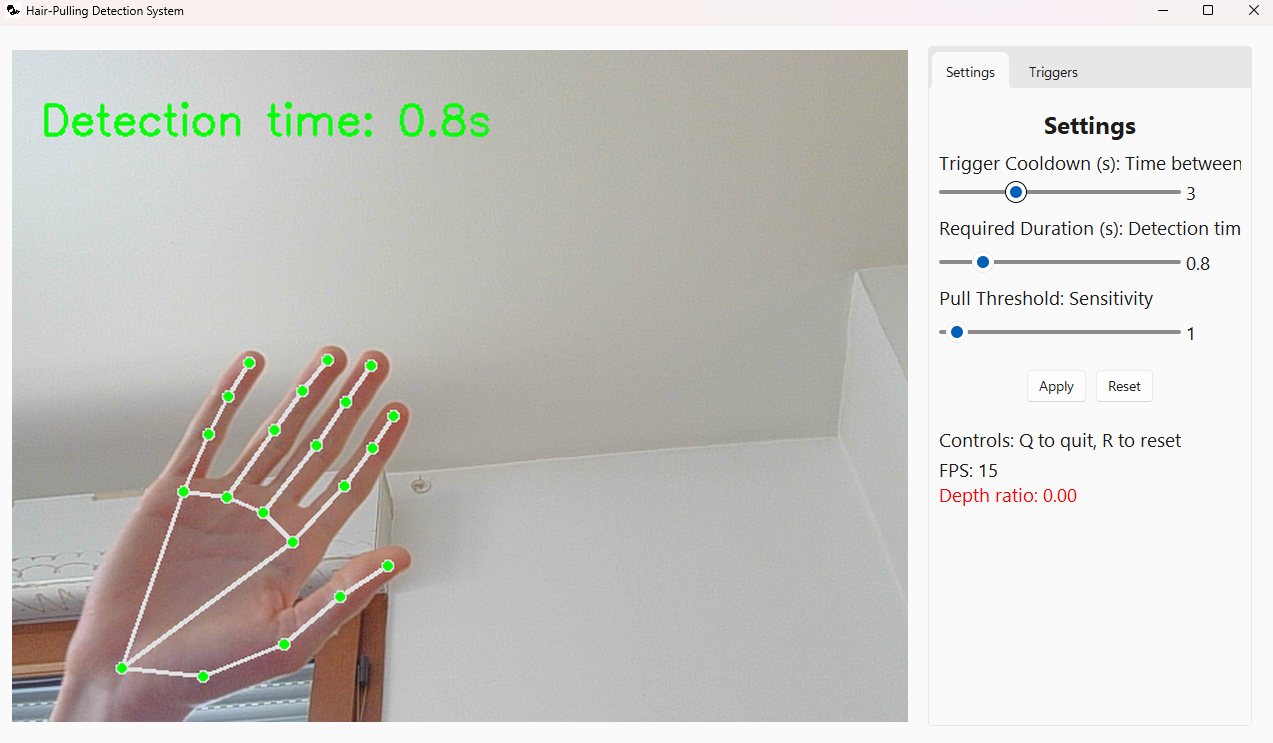
#> input picture UI.png, 1273 x 743 px
$ python -i image_processor.py   (imports and definitions only)
#> lines starting #> are read from the running program, lines starting #| are printed output that depends on the picture
#> further down, picture is the input picture: shape (743, 1273, 3); mean B, G, R 197.1, 201.3, 203.5
import cv2
import numpy as np

class ImageProcessor:
    @staticmethod
    def adjust_exposure(frame: np.ndarray) -> np.ndarray:
        lab = cv2.cvtColor(frame, cv2.COLOR_BGR2LAB)
#> lab: shape (743, 1273, 3); mean of channels 0, 1, 2 206.7, 128.5, 130.5
        l, a, b = cv2.split(lab)
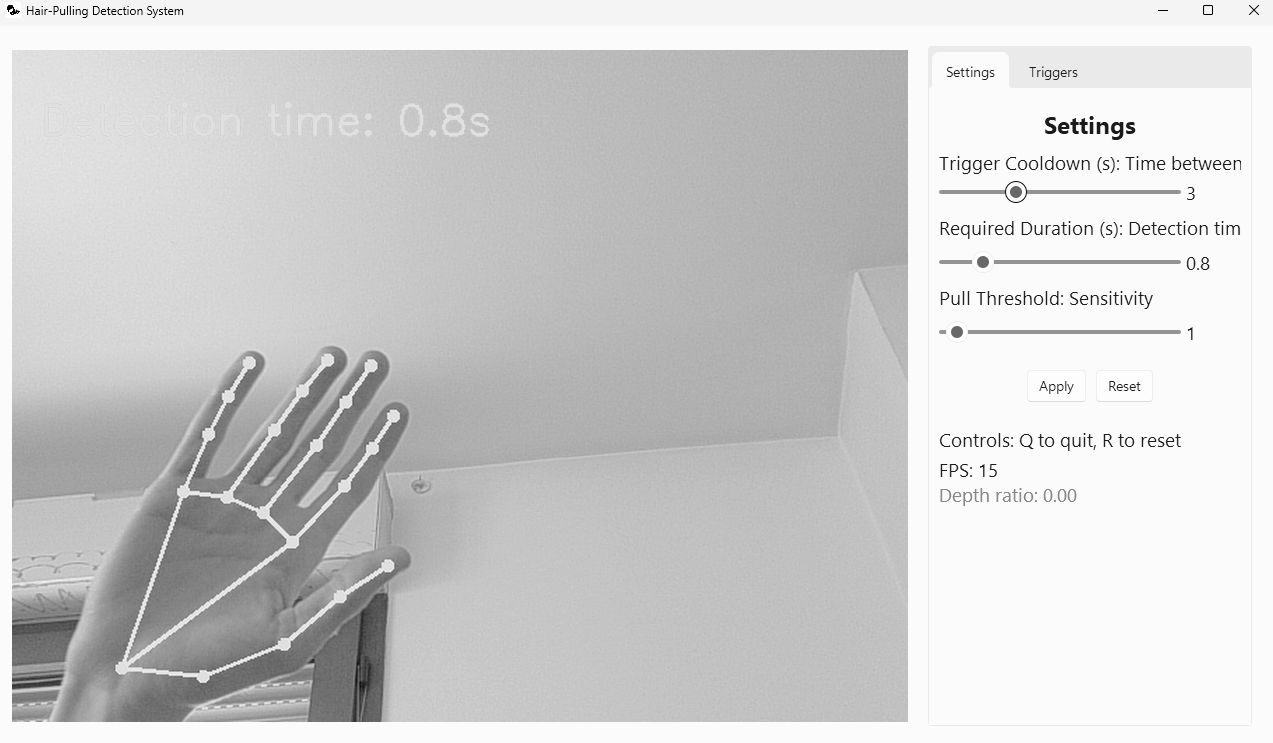
#> l: shape (743, 1273); min 0, max 255, mean 206.7
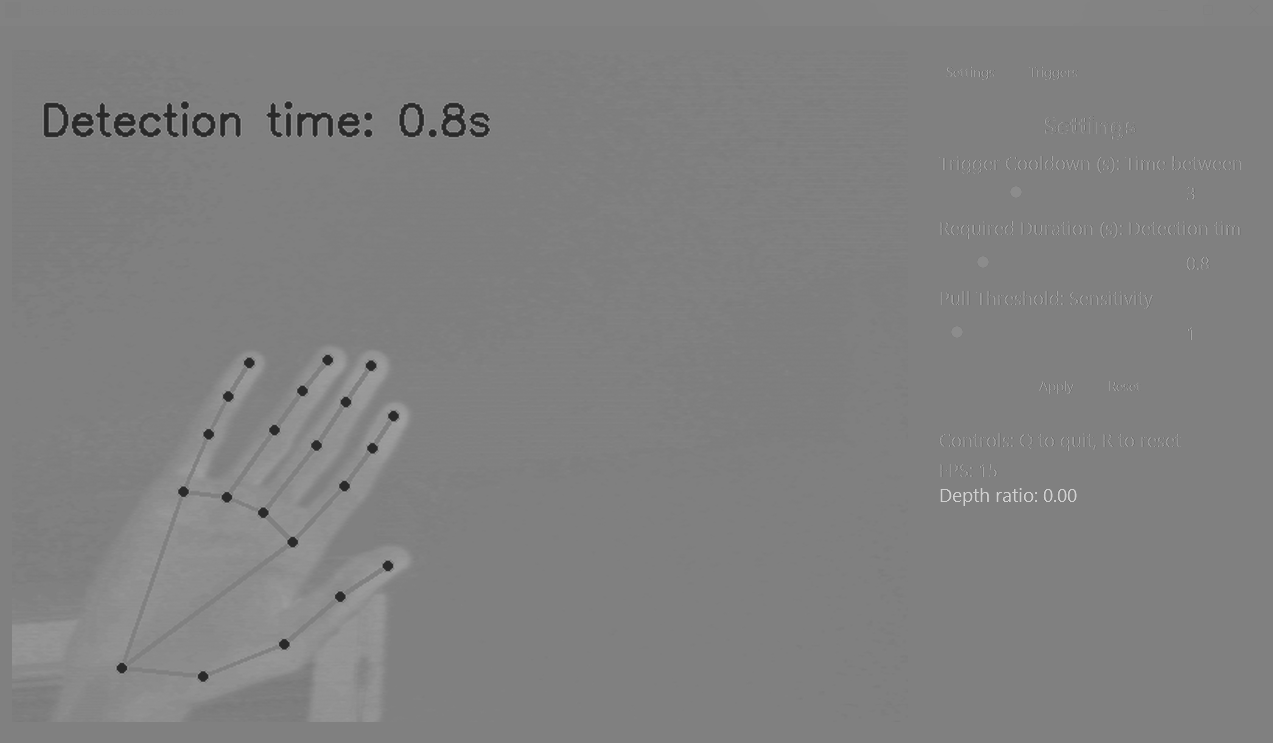
#> a: shape (743, 1273); min 42, max 211, mean 128.5
        clahe = cv2.createCLAHE(clipLimit=3.0, tileGridSize=(8, 8))
        l = clahe.apply(l)
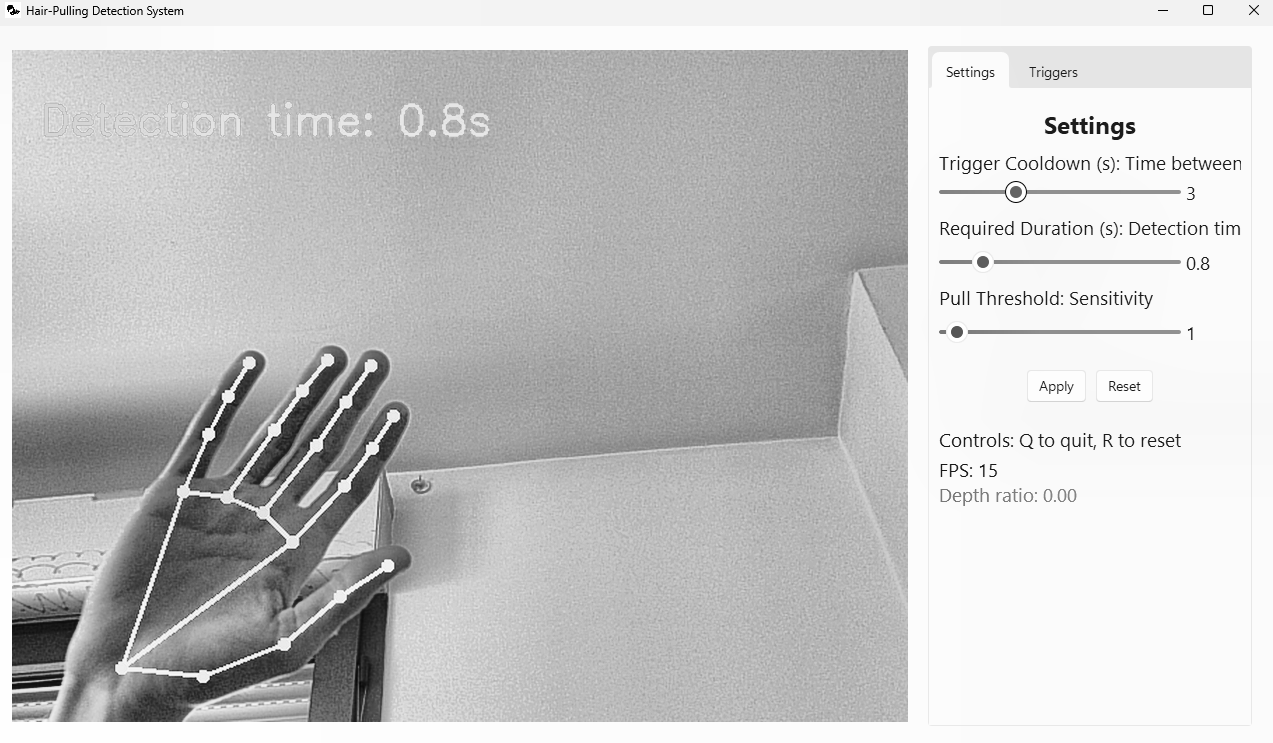
#> l: shape (743, 1273); min 2, max 255, mean 197.9
        processed_lab = cv2.merge((l, a, b))
#> processed_lab: shape (743, 1273, 3); mean of channels 0, 1, 2 197.9, 128.5, 130.5
        return cv2.cvtColor(processed_lab, cv2.COLOR_LAB2BGR)
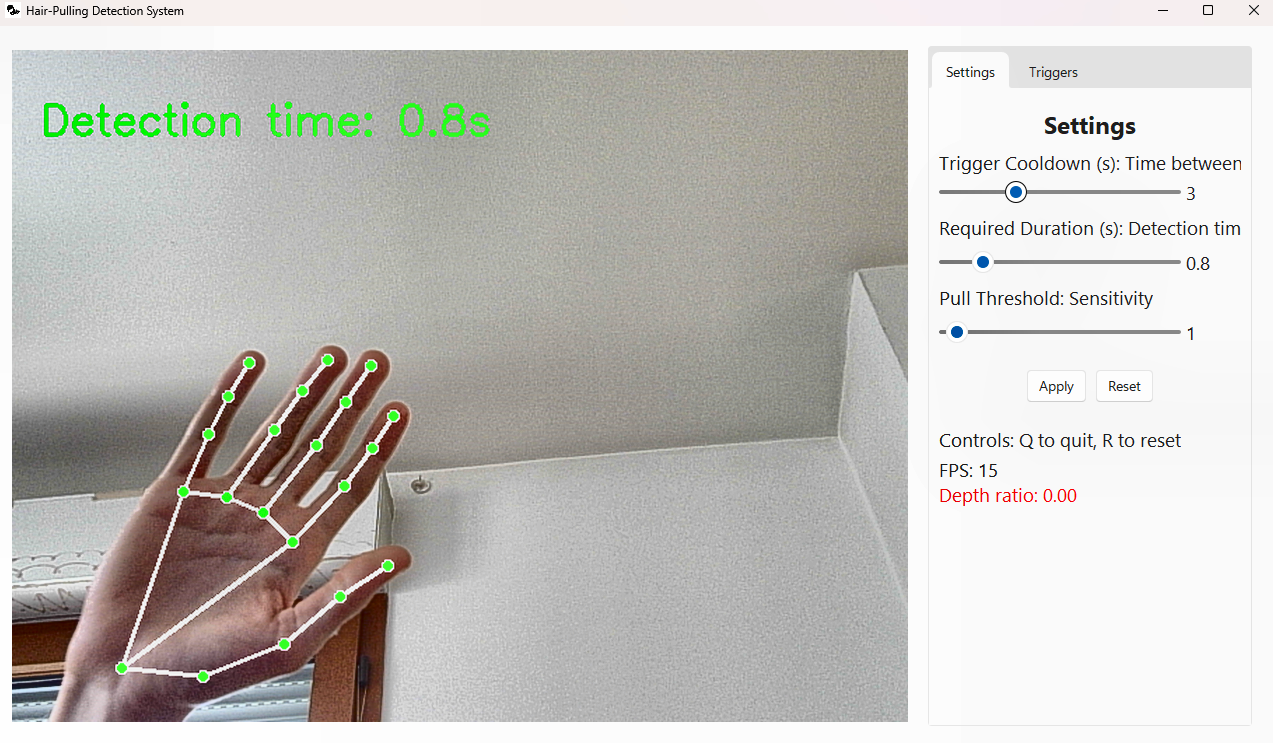
#> returned value: shape (743, 1273, 3); mean B, G, R 188.6, 192.5, 194.6

    @staticmethod
    def is_overexposed(frame: np.ndarray, threshold: int = 220) -> bool:
        small_frame = cv2.resize(frame, (0, 0), fx=0.25, fy=0.25)
        gray = cv2.cvtColor(small_frame, cv2.COLOR_BGR2GRAY)
        return np.mean(gray) > threshold

>>> import cv2
>>> picture = cv2.imread('UI.png')
>>> result = ImageProcessor().adjust_exposure(picture)
